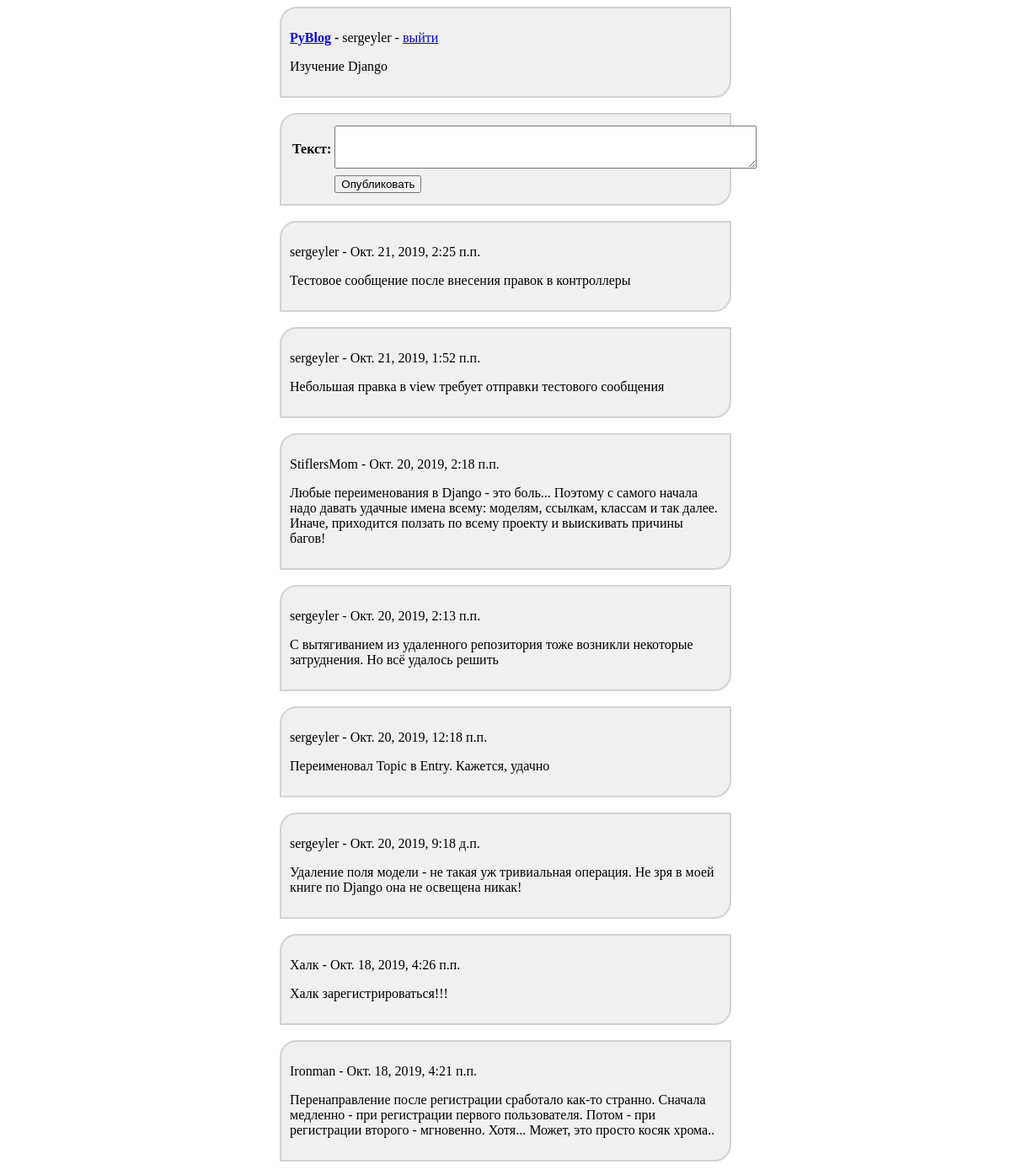
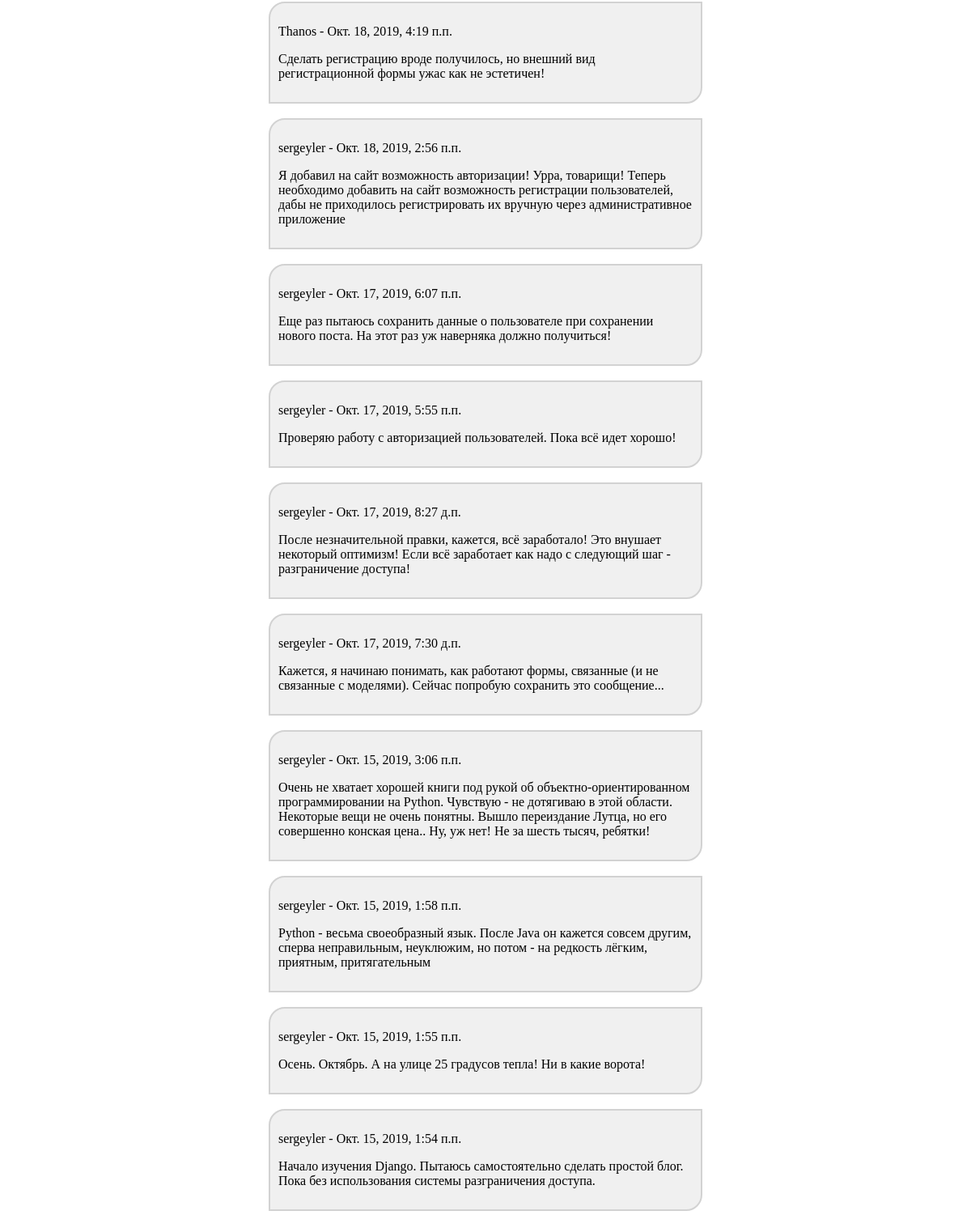
Screenshot of /entry_list/?topic_id=1 (signed in) with the database file from the repository (2 pictures, top to bottom).
### main/models.py (models this page shows, shortened)
class Topic(models.Model):
    title = CharField(max_length=128, verbose_name='Тема')
    published = DateTimeField(auto_now_add=True, verbose_name='Опубликовано')
    creator = ForeignKey(User, on_delete=models.CASCADE, verbose_name='Опубликовал')
    class Meta:
        verbose_name = 'Темы'
        verbose_name_plural = 'Темы'
        ordering = ['published']

class Entry(models.Model):
    content = TextField(max_length=2048, verbose_name='Текст')
    published = DateTimeField(auto_now_add=True, verbose_name='Опубликовано')
    creator = ForeignKey(User, on_delete=models.CASCADE, verbose_name='Опубликовал')
    topic = ForeignKey(Topic, on_delete=models.CASCADE, verbose_name='Тема')
    class Meta:
        verbose_name = 'Запись'
        verbose_name_plural = 'Записи'
        ordering = ['published']

### main/views.py (the view, shortened to what this page needs)
# urls.py: path('entry_list/', entry_list_controller, name='entry_list'),
def entry_list_controller(request):
    try:
        selected_topic = Topic.objects.get(pk=request.GET['topic_id'])
    except:
        selected_topic = None
    entries = []
    if selected_topic is not None:
        entries = Entry.objects.filter(topic=selected_topic).order_by('-published')
    context = {'entries': entries, 'selected_topic': selected_topic}
    if request.user.is_authenticated and selected_topic is not None:
        form = EntryForm()
        context['form'] = form
    return render(request, 'main/entry_list.html', context)

### main/forms.py
class EntryForm(forms.ModelForm):
    class Meta:
        model = Entry
        fields = ['content']
        labels = {'content': 'Текст'}
        widgets = {'content': forms.Textarea(attrs={'rows': 3, 'cols': 60})}

### main/templates/main/entry_list.html (shortened to what this page needs)
{% extends 'layout/basic.html' %}
{% block header %}
    <div class="block">
        <p>
            <b><a href="{% url 'topic_list' %}">PyBlog</a> - </b>
            {% if user.is_authenticated %}
                {{ user }} - <a href={% url 'logout' %}>выйти</a>
            {% else %}
                <a href="{% url 'login' %}">войти</a> или <a href={% url 'register' %}>зарегистрироваться</a>
            {% endif %}
        <p>{{ selected_topic.title }}</p>
        </p>
    </div>
    <br>
{% endblock %}
{% block publisher %}
    {% if user.is_authenticated and selected_topic is not None %}
        <div class="block">
            <form method="post">
                <table>{{ form.as_table }}
                    <tr>
                        <td></td>
                        <td><input type="submit" name="submit" value="Опубликовать"></td>
                    </tr>
                </table>
            </form>
        </div>
        <br>
    {% endif %}
{% endblock %}
{% block content %}
    {% for entry in entries %}
        <div class='block'>
            <p>
                {{ entry.creator }} - {{ entry.published }}
            </p>
            <p>{{ entry.content }}</p>
        </div>
        <br>
    {% empty %}
        <div class="block">
            <p>Нет постов по этой теме</p>
        </div>
    {% endfor %}
{% endblock %}

### main/static/main/style.css (style rules this page uses)
div.block { background-color: RGB(240, 240, 240); border-top-left-radius: 20px; border-bottom-right-radius: 20px; border: 2px solid RGB(210,210,210); padding: 10px; margin-left: auto; margin-right: auto; width: 32em }

### rows the page displays
Topic: title "Изучение Django"
Entry: creator "sergeyler", published "Окт. 21, 2019, 2:25 п.п.", content "Тестовое сообщение после внесения правок в контроллеры"
Entry: creator "sergeyler", published "Окт. 21, 2019, 1:52 п.п.", content "Небольшая правка в view требует отправки тестового сообщения"
Entry: creator "StiflersMom", published "Окт. 20, 2019, 2:18 п.п.", content "Любые переименования в Django - это боль... Поэтому с самого начала надо давать удачные имена всему: моделям, ссылкам, классам и так далее. Иначе, приходится ползать по всему проекту и выискивать причины багов!"
Entry: creator "sergeyler", published "Окт. 20, 2019, 2:13 п.п.", content "С вытягиванием из удаленного репозитория тоже возникли некоторые затруднения. Но всё удалось решить"
Entry: creator "sergeyler", published "Окт. 20, 2019, 12:18 п.п.", content "Переименовал Topic в Entry. Кажется, удачно"
Entry: creator "sergeyler", published "Окт. 20, 2019, 9:18 д.п.", content "Удаление поля модели - не такая уж тривиальная операция. Не зря в моей книге по Django она не освещена никак!"
Entry: creator "Халк", published "Окт. 18, 2019, 4:26 п.п.", content "Халк зарегистрироваться!!!"
Entry: creator "Ironman", published "Окт. 18, 2019, 4:21 п.п.", content "Перенаправление после регистрации сработало как-то странно. Сначала медленно - при регистрации первого пользователя. Потом - при регистрации второго - мгновенно. Хотя... Может, это просто косяк хрома.."
Entry: creator "Thanos", published "Окт. 18, 2019, 4:19 п.п.", content "Сделать регистрацию вроде получилось, но внешний вид регистрационной формы ужас как не эстетичен!"
Entry: creator "sergeyler", published "Окт. 18, 2019, 2:56 п.п.", content "Я добавил на сайт возможность авторизации! Урра, товарищи! Теперь необходимо добавить на сайт возможность регистрации пользователей, дабы не приходилось регистрировать их вручную через административное приложение"
Entry: creator "sergeyler", published "Окт. 17, 2019, 6:07 п.п.", content "Еще раз пытаюсь сохранить данные о пользователе при сохранении нового поста. На этот раз уж наверняка должно получиться!"
Entry: creator "sergeyler", published "Окт. 17, 2019, 5:55 п.п.", content "Проверяю работу с авторизацией пользователей. Пока всё идет хорошо!"
Entry: creator "sergeyler", published "Окт. 17, 2019, 8:27 д.п.", content "После незначительной правки, кажется, всё заработало! Это внушает некоторый оптимизм! Если всё заработает как надо с следующий шаг - разграничение доступа!"
Entry: creator "sergeyler", published "Окт. 17, 2019, 7:30 д.п.", content "Кажется, я начинаю понимать, как работают формы, связанные (и не связанные с моделями). Сейчас попробую сохранить это сообщение..."
Entry: creator "sergeyler", published "Окт. 15, 2019, 3:06 п.п.", content "Очень не хватает хорошей книги под рукой об объектно-ориентированном программировании на Python. Чувствую - не дотягиваю в этой области. Некоторые вещи не очень понятны. Вышло переиздание Лутца, но его совершенно конская цена.. Ну, уж нет! Не за шесть тысяч, ребятки!"
Entry: creator "sergeyler", published "Окт. 15, 2019, 1:58 п.п.", content "Python - весьма своеобразный язык. После Java он кажется совсем другим, сперва неправильным, неуклюжим, но потом - на редкость лёгким, приятным, притягательным"
Entry: creator "sergeyler", published "Окт. 15, 2019, 1:55 п.п.", content "Осень. Октябрь. А на улице 25 градусов тепла! Ни в какие ворота!"
Entry: creator "sergeyler", published "Окт. 15, 2019, 1:54 п.п.", content "Начало изучения Django. Пытаюсь самостоятельно сделать простой блог. Пока без использования системы разграничения доступа."

### other values shown
{{ user }} "sergeyler"
